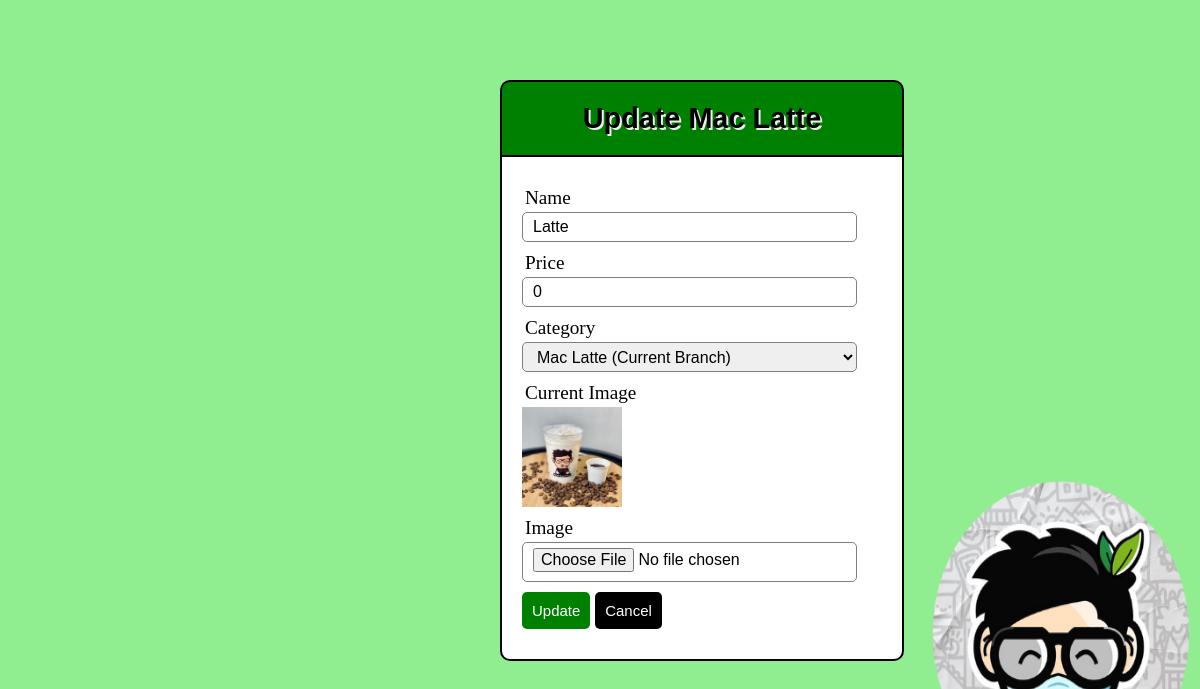
Screenshot of /admin/editMacLatte.php?id=129 (signed in) with the database file from the repository.
### tables this page shows
CREATE TABLE `product` (
  `id` int(250) NOT NULL,
  `name` varchar(100) NOT NULL,
  `price` int(255) NOT NULL,
  `16oz` int(255) NOT NULL,
  `22oz` int(255) NOT NULL,
  `medium` int(255) NOT NULL,
  `large` int(255) NOT NULL,
  `oneliter` int(255) NOT NULL,
  `category` varchar(255) NOT NULL,
  `image_dir` varchar(255) NOT NULL
);

### admin/editMacLatte.php (the view, shortened to what this page needs)
<?php
include('../includes/functions.php');
$id=$_GET["id"];
    $name="";
	$price="";
	$image_dir="";
	$category="";
	$res=mysqli_query($db,"SELECT * FROM product where id=$id");
	while ($row = mysqli_fetch_array($res))
	{
	$name=$row["name"];
	$price=$row["price"];
	$image_dir=$row["image_dir"];
	$category=$row["category"];
	}
?>
<html lang="en">
<head>
  <link rel="stylesheet" href="edit.css?v=<?php echo time();?>"/>
</head>
<body>
	<div class="header">
		<h2>Update Mac Latte</h2>
	</div>
	 	  <form action="" name="" method="post" enctype="multipart/form-data">
		<div class="input-group">
			<label>Name</label>
			<input type="text" name="name" autocomplete="off"  value="<?php echo $name; ?>">
		</div>
			<div class="input-group">
		<label> Price</label>
		<input type="text" name="price" autocomplete="off"  value="<?php echo $price; ?>">
	    </div>
		<div class="input-group">
			<label>Category</label>
			<select name="category" id="">
				<option selected disabled>
					<?php
					if($category == 9){
						echo "Mac Cold Brew (Current Category)";
					} elseif($category == 10){
						echo "Mac Latte (Current Branch)";
					} else{
						echo "Mac Signature (Current Category)";
					} ?>
				</option>
			</select>
		</div>
		<div class="input-group">
		<label>Current Image</label>
		<img src="../product/<?php echo $image_dir;  ?>" width="100px" height="100px">
		</div>
		<div class="input-group">
		<label>Image</label>
		<input style="height:40px;" type="file" name="new_image">
		</div>
		<div class="input-group">
			<button type="submit" class="btn" name="updateMacLatte"> Update </button>
			  <button type="submit" class="btn btn-danger" name="cancel"> Cancel </button>
		</div>
	</form>
</body>

### admin/edit.css (style rules this page uses)
* { margin: 0px; padding: 0px; }
body { font-size: 120%; background-image:url('../images/macteabg.png'); background-repeat:no-repeat; background-attachment:fixed; background-size:100% 100%; }
.header { width: 30%; margin: 80px auto 0px; margin-left: 500px; background: #008000; text-align: center; border: 2px solid #000000; border-bottom: none; border-radius: 10px 10px 0px 0px; padding: 20px; position: static; color:#000000; text-shadow: 2px 2px #eee; font-family: 'Bahnschrift SemiBold',SANS-SERIF; }
form, .content { width: 30%; margin: 0px auto; margin-left: 500px; padding: 20px; border: 2px solid #000000; background: white; border-radius: 0px 0px 10px 10px; position: fixed; }
.input-group { margin: 10px 0px 10px 0px; }
.input-group label { display: block; text-align: left; margin: 3px; }
.input-group input { height: 30px; width: 93%; padding: 5px 10px; font-size: 16px; border-radius: 5px; border: 1px solid gray; }
.input-group select { height: 30px; width: 93%; padding: 5px 10px; font-size: 16px; border-radius: 5px; border: 1px solid gray; }
.btn { padding: 10px; font-size: 15px; color: white; background: #008000; border: none; border-radius: 5px; cursor:pointer; }

### admin/editMacLatte.php (style rules this page uses)
button[name=cancel] { background: #000000; cursor:pointer; }

### rows the page displays
product: name "Latte", price "0", image_dir (picture)
